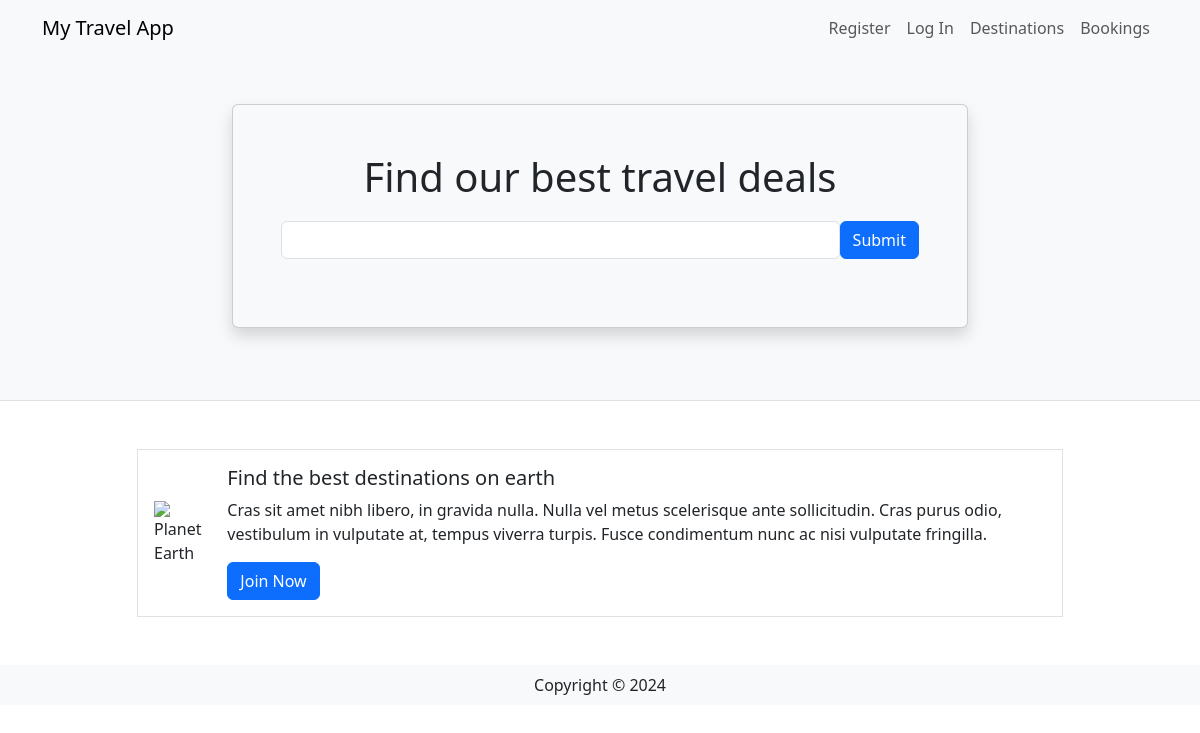
Before: / with the older database file.
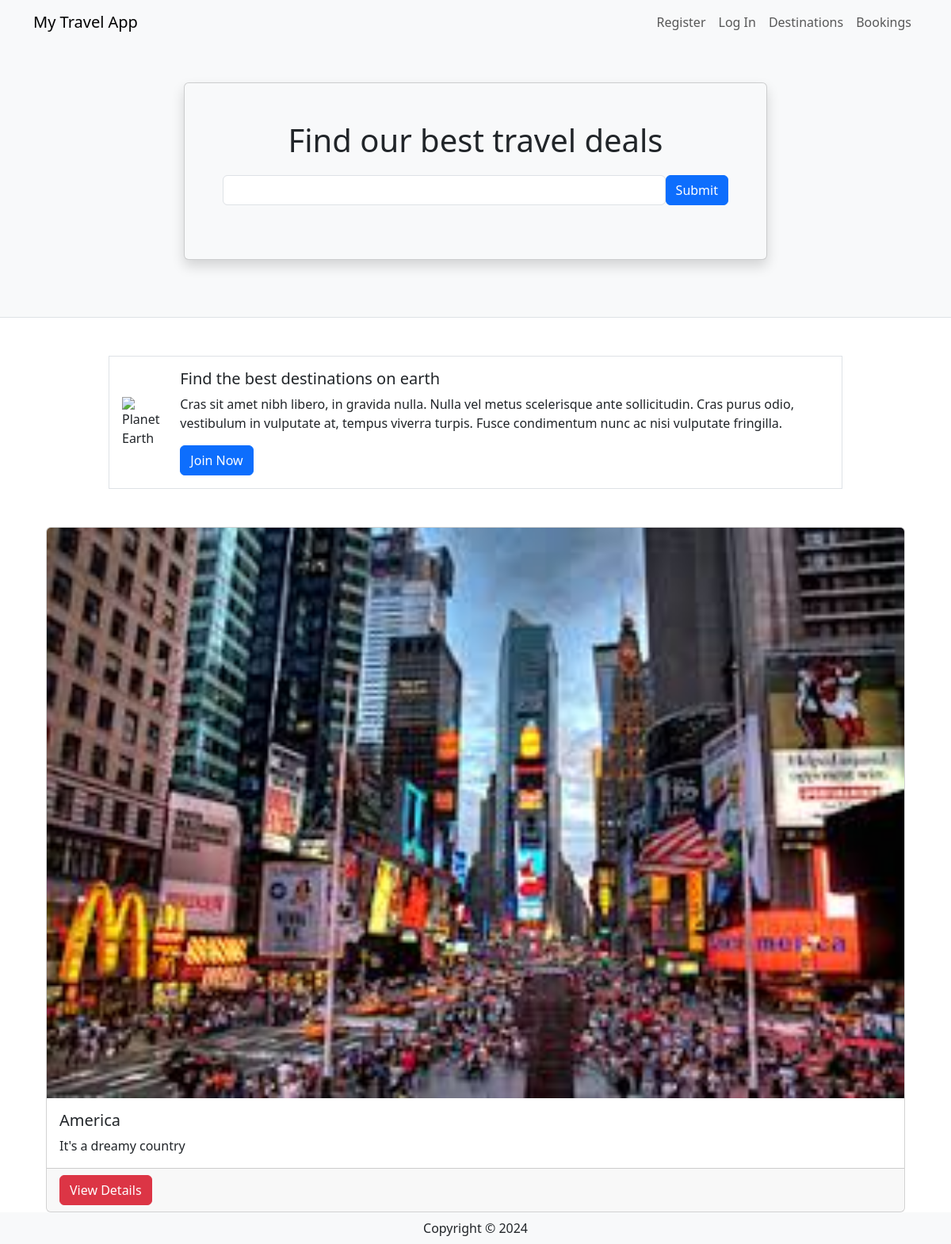
After: the same page with the newer database file.
### travel/models.py (models this page shows, shortened)
class Destination(db.Model):
    __tablename__ = 'destinations'
    id = db.Column(db.Integer, primary_key=True)
    name = db.Column(db.String(80))
    description = db.Column(db.String(200))
    image = db.Column(db.String(400))
    currency = db.Column(db.String(3))
    comments = db.relationship('Comment', backref='destination')

### travel/views.py (the view)
@mainbp.route('/')
def index():
    destinations = db.session.scalars(db.select(Destination)).all()
    return render_template('index.html', destinations=destinations)

### travel/templates/index.html
{% extends 'base.html' %}
{% block header %}
      <div class="container">
         <div class="row justify-content-center mt-5 pb-4">
            <div class="col-md-8">
               <div class="card shadow p-5 mb-5 bg-light">
                  <h1 class="text-center mb-3">Find our best travel deals</h1>
                  <form class="form-inline d-flex flex-nowrap" action="{{url_for('main.search')}}" >
                     <input type="text" name="search" class="form-control flex-grow-1 my-1 mr-sm-2" id="SearchForm">
                     <button type="submit" class="flex-shrink-1 btn btn-primary my-1">Submit</button>
                   </form>
               </div>
            </div>
         </div>
      </div>
{% endblock %}
{% block content %}
      <div class="container">
         <div class="row mt-5 mb-5 justify-content-center">
            <div class="col-md-10">
               <div class="media border p-3 d-flex justify-content-start">
                  <img class="align-self-center me-3" style="max-width:120px"
                     src="https://upload.wikimedia.org/wikipedia/commons/thumb/2/22/Earth_Western_Hemisphere_transparent_background.png/600px-Earth_Western_Hemisphere_transparent_background.png"
                     alt="Planet Earth">
                  <div class="align-self-center media-body">
                     <h5 class="mt-0">Find the best destinations on earth</h5>
                     <p class="d-none d-sm-block">Cras sit amet nibh libero, in gravida nulla. Nulla vel metus
                        scelerisque ante sollicitudin. Cras purus odio, vestibulum in vulputate at, tempus viverra
                        turpis. Fusce condimentum nunc ac nisi vulputate fringilla.</p>
                     <a href="#" class="btn btn-primary">Join Now</a>
                  </div>
               </div>
            </div>
         </div>
         <div class="card-group">
            {% for destination in destinations %}
            <div class="card mx-3">
               <img class="card-img-top"
                  src="{{ destination.image }}" alt="destination picture">
               <div class="card-body">
                  <h5 class="card-title">{{ destination.name }}</h5>
                  <p class="card-text">{{ destination.description }}</p>
               </div>
               <div class="card-footer"><a href="{{ url_for('destination.show', id=destination.id) }}" class ="btn btn-danger"> View Details </a></div>
            </div>
            {% endfor %}
         </div>
      </div>
{% endblock %}

### travel/templates/base.html (shortened to what this page needs)
<html>
<head>
   <link href="https://cdn.jsdelivr.net/npm/bootstrap@5.3.2/dist/css/bootstrap.min.css" rel="stylesheet">
</head>
<body>
   <header class="bg-light border-bottom">
      <nav class="navbar navbar-expand-lg navbar-light bg-light">
         <div class="container">
            <a href="/" class="navbar-brand">My Travel App</a>
            <div class="collapse navbar-collapse justify-content-end" id="navbarSupportedContent">
               <div class="navbar-nav ml-auto">
                  {% if current_user.is_authenticated %}
                     <a class="nav-item nav-link disabled text-muted" href="#">Welcome {{current_user.name}}</a>
                     <a class="nav-item nav-link" href="{{ url_for('auth.logout') }}">Log Out</a>
                  {% else %}
                     <a class="nav-item nav-link" href="{{ url_for('auth.register') }}">Register</a>
                     <a class="nav-item nav-link" href="{{ url_for('auth.login') }}">Log In</a>
                  {% endif %}
                  <a class="nav-item nav-link" href="{{ url_for('destination.create') }}">Destinations</a>
                  <a class="nav-item nav-link" href="#">Bookings</a>
               </div>
            </div>
         </div>
      </nav>
      {% block header %}
      {% endblock %}
   </header>
   {% block content %}
   {% endblock %}
    <footer class="footer">
        <div class="text-center py-2 bg-light">
            <span class="text-dark">Copyright &copy; {{ year }}</span>
        </div>
    </footer>
   </body>
</html>

Changed rows visible on the page:
added Destination: image (picture), name "America", description "It's a dreamy country"
